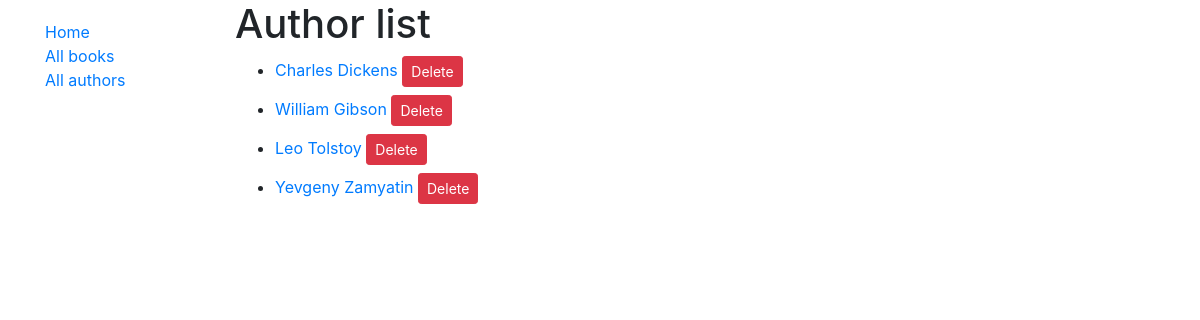
Screenshot of /catalog/authors/ with the database file from the repository.
### catalog/models.py (models this page shows, shortened)
class Author(models.Model):
    first_name = models.CharField(max_length=100)
    last_name = models.CharField(max_length=100)
    date_of_birth = models.DateField(null=True, blank=True)
    date_of_death = models.DateField('Date of Death', null=True, blank=True)
    class Meta:
        ordering = ['last_name', 'first_name']
    def get_absolute_url(self):
        return reverse('author-detail', args=[str(self.id)])
    def get_delete_url(self):
        return reverse('author_delete', args=[str(self.id)])

### catalog/views.py (the view)
# urls.py: path('authors/', views.AuthorListView.as_view(), name='authors'),
class AuthorListView(generic.ListView):
    model = Author

### catalog/templates/catalog/author_list.html
{% extends "base_generic.html" %}
{% block content %}
  <h1>Author list</h1>
  {% if author_list %}
  <ul>
    {% for author in author_list %}
      <li class="my-2">
        <a href="{{ author.get_absolute_url }}">{{ author.first_name }} {{ author.last_name }}</a>
        <a class="btn btn-sm btn-danger" href="{{ author.get_delete_url }}">Delete</a>
      </li>
    {% endfor %}
  </ul>
  {% else %}
    <p>There are no authors in the catalog.</p>
  {% endif %}
{% endblock %}

### rows the page displays
Author: first_name "Charles", last_name "Dickens"
Author: first_name "William", last_name "Gibson"
Author: first_name "Leo", last_name "Tolstoy"
Author: first_name "Yevgeny", last_name "Zamyatin"
